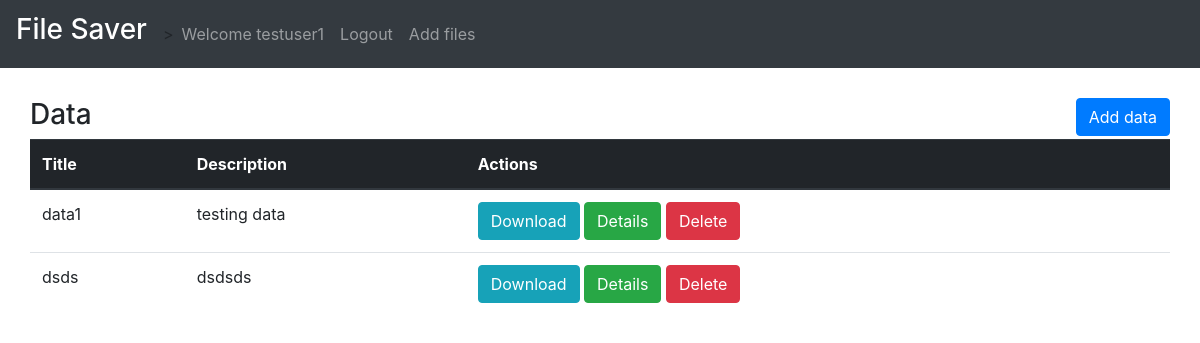
Page /saver_app/ (signed in) on the committed database.
### saver_app/models.py (models this page shows, shortened)
class Data(models.Model):
    title = models.CharField(max_length=100, unique=True)
    owner = models.ForeignKey(User, on_delete=models.CASCADE)
    file = models.FileField(upload_to='uploads', )
    description = models.CharField(max_length=500, null=True, blank=True)

### saver_app/views.py (the view)
# urls.py: path('', views.IndexClass.as_view(), name='index'),
class IndexClass(LoginRequiredMixin, generic.ListView):
    context_object_name = 'objects'
    def get_queryset(self, *args, **kwargs):
        qs = super(IndexClass, self).get_queryset(*args, **kwargs)
        qs = qs.filter(owner=self.request.user)
        print('count =', qs.count)
        return qs
    model = Data
    template_name = "saver_app/index.html"

### saver_app/templates/saver_app/index.html (shortened to what this page needs)
{% extends 'base.html' %}
{% block content %}
    <div class="row">
        <div class="col">
            <h3>Data </h3>
        </div>
        <div class="col text-right">
            <a class="btn btn-primary" role="button" href="{% url 'saver_app:add' %}"> Add data</a>
        </div>
    </div>
    {% if objects %}
        <div>
            <table class="table">
                <thead class="thead-dark">
                <tr>
                    <th scope="col">Title</th>
                    <th scope="col">Description</th>
                    <th scope="col">Actions</th>
                </tr>
                </thead>
                {% for f in objects %}
                    <tr>
                        <td>{{ f.title }}</td>
                        <td>{{ f.description }}</td>
                        <td>
   <a class="btn btn-info" href="{{ f.file.url }} " role="button" download="">Download</a>
                            <a class="btn btn-success" href="{% url 'saver_app:details' pk=f.id %}" role="button">Details</a>
                            <a class="btn btn-danger" href="{% url 'saver_app:delete' pk=f.id %}"
                               role="button">Delete</a>
                        </td>
                    </tr>
                {% endfor %}
            </table>
        </div>
    {% endif %}
{% endblock %}

### saver_app/templates/base.html (shortened to what this page needs)
{% load static %}
<!DOCTYPE html>
<html lang="en">
<head>
    <link rel="stylesheet" href="https://maxcdn.bootstrapcdn.com/bootstrap/4.0.0/css/bootstrap.min.css">
</head>
<body>
{%  block navbar %}
<nav class="navbar navbar-expand-sm bg-dark navbar-dark">
  <a class="navbar-brand" href="{% url 'saver_app:index' %}" ><h3>File Saver</h3></a>
>
  <ul class="navbar-nav">
  {% if user.is_authenticated%}
           <li class="nav-item">
      <a class="nav-link" href=" {% url 'saver_app:index' %}">Welcome {{ user }}</a>
    </li>
     {% endif %}
      {% if user.is_authenticated%}
      <li class="nav-item">
      <a class="nav-link" href="{% url 'logout' %}">Logout</a>
    </li>
            <li class="nav-item">
      <a class="nav-link" href="{% url 'saver_app:add' %}">Add files</a>
    </li>
      {% else %}
       <li class="nav-item">
      <a class="nav-link" href="{% url 'login' %}">Login</a>
    </li>
      {% endif %}
  </ul>
</nav>
    {% endblock %}
<div style="margin: 30px">{% block content %} {% endblock %}</div>
</body>
</html>

### rows in the picture
Data: title "data1", description "testing data"
Data: title "dsds", description "dsdsds"

### other values in the picture
{{ user }} "testuser1"
